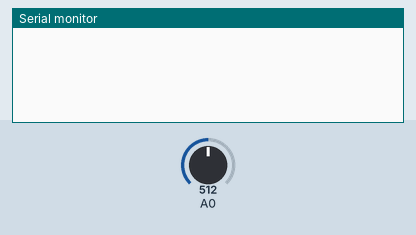
A sketch run on a simulated Arduino Uno, built with avr-gcc and run on an emulated ATmega328P. On the bench: the last lines printed to the serial monitor. Inputs (shaded band) come from the test bench; at power-on: A0 = 512.

Above: at 1.2 s.
1.3 s: A0 set to 716
At 2.6 s:
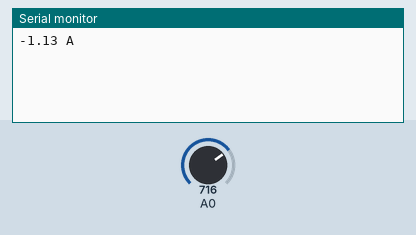
3.6 s: A0 set to 900
At 5.3 s:
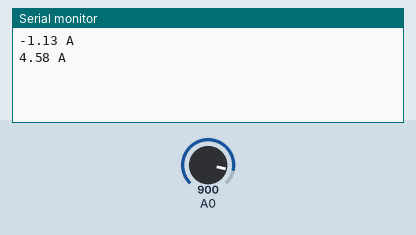
Timing chart, 0 to 6.8 s (numbered marks = the images above; inputs shaded):
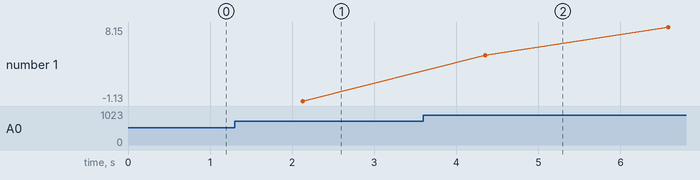

Measured:
- after the input at 1.3 s, the serial monitor: prints a new line after 0.83 s (image 1)
- after the input at 3.6 s, the serial monitor: prints a new line after 0.76 s (image 2)
- plotted number 1: -1.13 → 8.15 after the input at 3.6 s

The sketch:

ACS712-5A.ino
```cpp
/****************************************************************************************************************************\
 * Creado por Omar Rincon (Ingeniero electronico y cientifico de datos)
 *
 * El siguiente codigo limpia la señal recibida por el sensor de corriente ASC712
 * esta versión esta diseñada para una lectura maxima de 5A
 * se opta por usar el error cuadratico en la regresión lineal para garantizar el muestreo
 * ecuacion regresion lineal Y = m*X + b
 * los valores m y b determinaran el comportamiento lineal de nuestra lectura
 * se trabajó con las caracteristicas encontradas en la hoja del fabricante https://www.sparkfun.com/datasheets/BreakoutBoards/0712.pdf
 *
 * Discussion      : oxanderv@gmail.com
 *
\*************************************************************************************************************************/


float CeroSensor = 629.0;  // Punto cero, sin carga
float sensorValue = 0;
float m = 0.02857;
float b = 0.001;
float average= 0;
float current = 0;
int avgSamples = 20;
int avgSamples2 = 50;

void setup()
{
Serial.begin(9600);
}

void loop()
{
 for(int j = 0; j < avgSamples2; j++)
    {
     for(int i = 0; i < avgSamples; i++)
         {
          sensorValue += analogRead(A0);
          delay(2);
         }
     sensorValue = sensorValue / avgSamples;
     sensorValue -= CeroSensor;
     average += (sensorValue * m) + b;
    }
   current = average / avgSamples2;
   average = 0;
   Serial.print(current);
   Serial.println(" A");
   delay(100);
}
```
